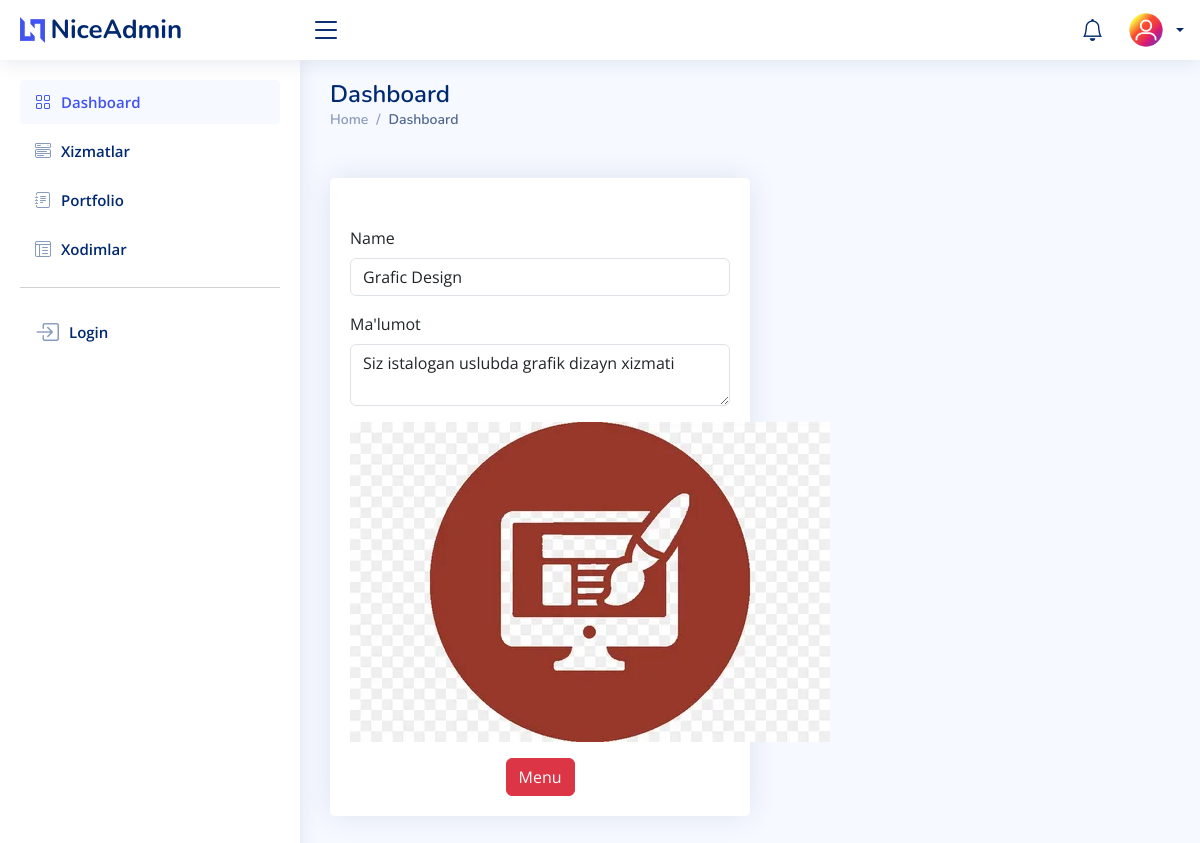
Page /dashboard/services/detail/2/ (signed in) on the earlier database version.
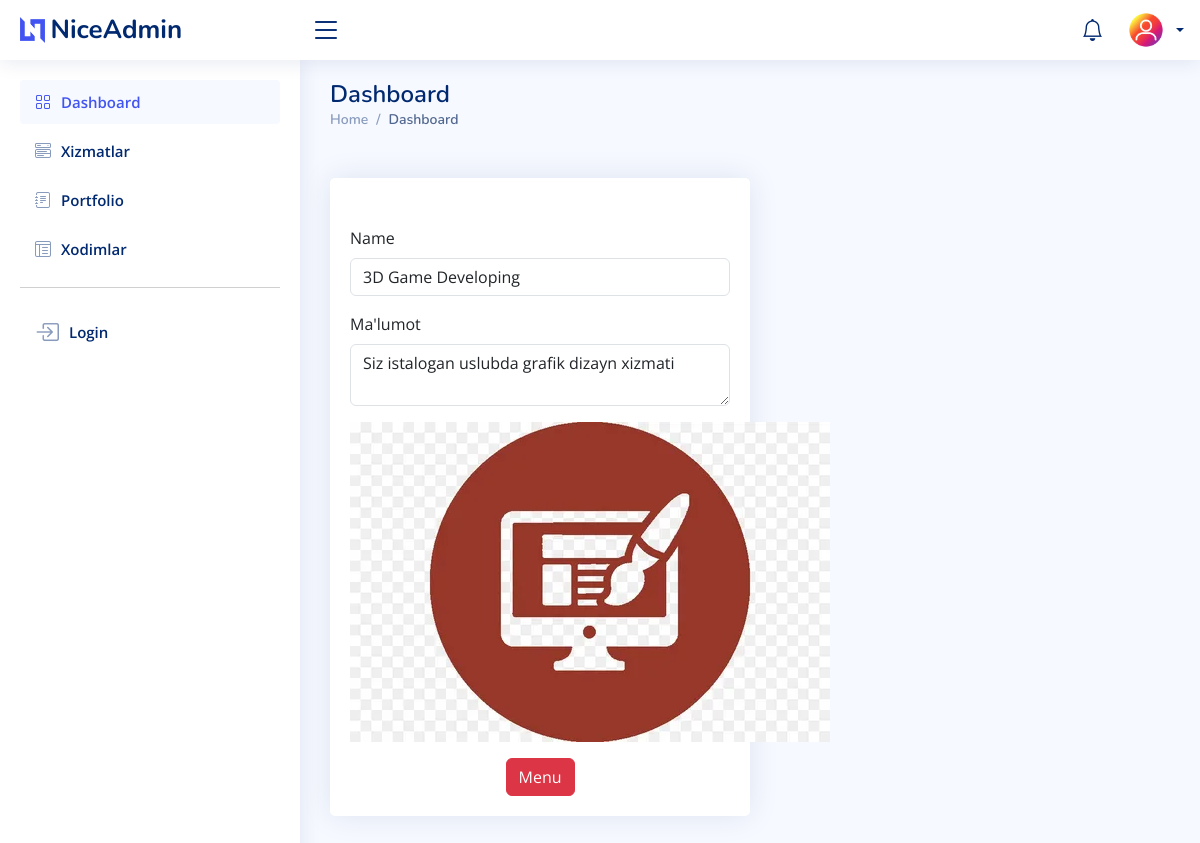
Same page on the later database version.
### dashboard/models.py (models this page shows, shortened)
class Services(models.Model):
    name = models.CharField(max_length=100)
    description = models.TextField()
    icon = models.ImageField(upload_to='services/', null=True, blank=True)

### dashboard/views.py (the view)
# urls.py: path('services/detail/<int:id>/', ServiceDetailView.as_view(), name='services-detail'),
class ServiceDetailView(View, LoginRequiredMixin):
    @decorator
    def get(self, request, id):
        service = Services.objects.get(id=id)
        context = {'service': service}
        return render(request, 'dashboard/services/service_detail.html', context)

### dashboard/decorator.py (called while the page is built)
def decorator(func):
    def wrapper(*args, **kwargs):
        user = args[1].user
        if user.is_staff:
            return func(*args, **kwargs)
        return redirect("users:home")
    return wrapper

### users/models.py (called while the page is built)
    @property
    def full_name(self):
        return f'{self.first_name} {self.last_name}'

### templates/dashboard/services/service_detail.html
{% extends 'dashboard/index.html' %}
{% block content %}
        <div class="col-lg-6 mt-xl-5">
          <div class="card mt-xl-5">
            <div class="card-body mt-xl-5">
                <div class="col-12">
                  <label for="inputNanme4" class="form-label">Name</label>
                  <input name="name" type="text" class="form-control" id="inputNanme4" value="{{ service.name }}">
                </div>
                <div class="col-12">
                  <label for="inputEmail4" class="form-label mt-3">Ma'lumot</label>
                    <textarea name="description" type="text" class="form-control" id="inputEmail4" >{{ service.description }}</textarea>
                </div>
                <div class="col-12 mt-3">
                    <img src="{{ service.icon.url }}" alt="">
                </div>
                <div class="text-center mt-3">
                    <a class="btn btn-danger" href="{% url 'dashboard:services-list' %}">Menu</a>
                </div>
            </div>
          </div>
        </div>
{% endblock %}

Differences in the rows shown:
changed Services "Siz istalogan uslubda grafik dizayn xizmati": name "Grafic Design" → "3D Game Developing"
